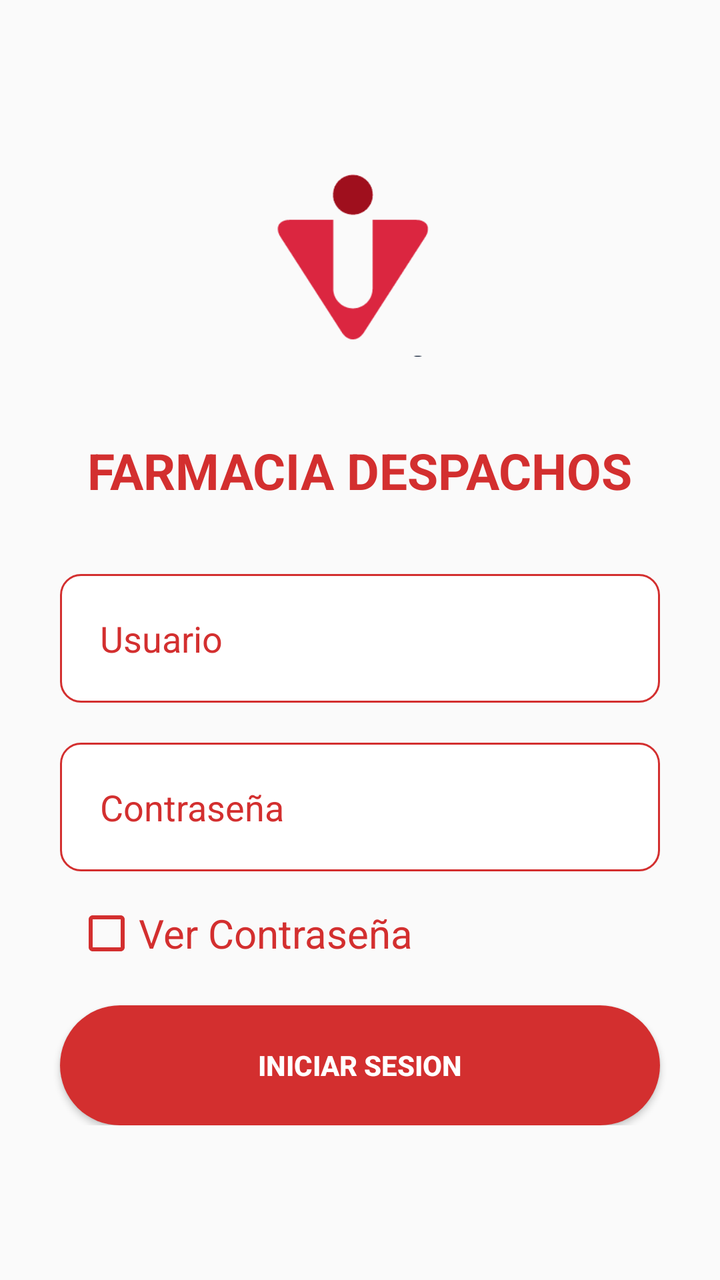
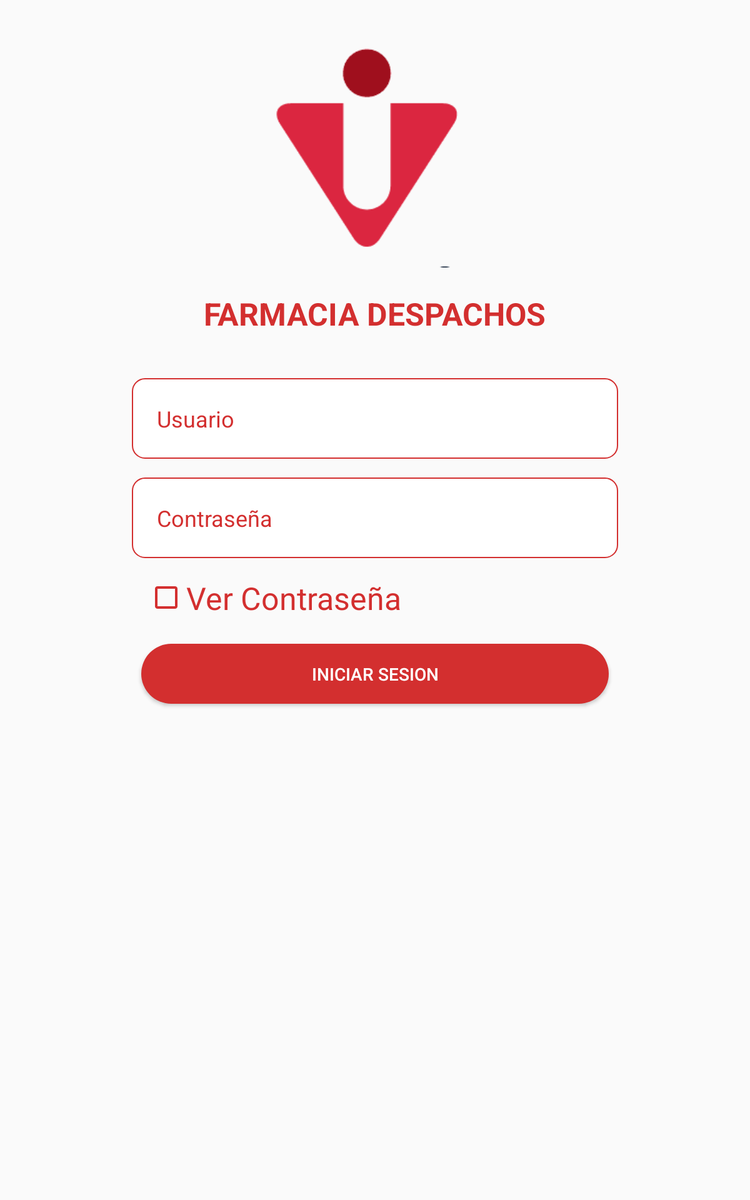

An Android layout and its configuration variant, each rendered on a device that would load it. The default file and the variant file are quoted in full after the pictures.
<!-- AndroidManifest.xml: application theme AppTheme.FullScreen -->
<!-- res/layout/activity_login.xml -->
<?xml version="1.0" encoding="utf-8"?>
<LinearLayout xmlns:android="http://schemas.android.com/apk/res/android"
    xmlns:app="http://schemas.android.com/apk/res-auto"
    android:layout_width="match_parent"
    android:layout_height="match_parent"
    xmlns:tools="http://schemas.android.com/tools"

    android:background="@color/white"
    tools:context=".Pantalla_Login">


    <ScrollView
        android:layout_width="match_parent"
        android:layout_height="match_parent">


        <LinearLayout
            android:layout_width="match_parent"
            android:layout_height="match_parent"
            android:layout_margin="20dp"
            android:orientation="vertical"
            android:layout_gravity="center"
            >

            <ImageView
                android:layout_width="145dp"
                android:layout_height="101dp"
                android:layout_gravity="center"
                android:src="@drawable/iconoveris" />
            <TextView
                android:layout_width="wrap_content"
                android:layout_height="wrap_content"
                android:text="FARMACIA DESPACHOS"
                android:textColor="#D32F2F"
                android:textStyle="bold"
                android:layout_gravity="center"
                android:layout_marginTop="40dp"
                android:textSize="25dp"
                />

            <EditText
                android:id="@+id/edit_user"
                android:layout_width="300dp"
                android:layout_height="wrap_content"
                android:hint="Usuario"
                android:textColorHint="#D32F2F"
                android:layout_gravity="center"
                android:drawableLeft="@drawable/ic_person"
                android:drawablePadding="10dp"
                android:layout_marginTop="35dp"
                android:background="@drawable/edit"
                android:padding="20dp"
                android:inputType="textCapCharacters"
                />


            <EditText
                android:id="@+id/edit_pass"
                android:layout_width="300dp"
                android:layout_height="wrap_content"
                android:inputType="textPassword"
                android:hint="Contraseña"
                android:textColorHint="#D32F2F"
                android:layout_gravity="center"
                android:drawableLeft="@drawable/ic_person"
                android:drawablePadding="10dp"
                android:layout_marginTop="20dp"
                android:background="@drawable/edit"

                android:padding="20dp"
                />


            <CheckBox
                android:id="@+id/ver_contraseña"
                android:layout_width="285dp"
                android:layout_height="wrap_content"
                android:textColor="#D32F2F"
                android:buttonTint="#D32F2F"
                android:layout_gravity="center"
                android:textSize="20dp"
                android:layout_marginTop="15dp"
                android:text="Ver Contraseña" />

            <Button
                android:id="@+id/btn_login"
                android:layout_width="300dp"
                android:layout_height="60dp"
                android:layout_gravity="center"
                android:text="Iniciar Sesion"
                android:textColor="#fff"
                android:textStyle="bold"
                android:layout_marginTop="20dp"
                android:background="@drawable/button"
                />


        </LinearLayout>

    </ScrollView>






</LinearLayout>
<!-- resources referenced by this layout -->
<resources>
  <color name="white">#FAFAFA</color>
  <!-- drawable button (drawable-hdpi) -->
  <?xml version="1.0" encoding="utf-8"?>
  <selector xmlns:android="http://schemas.android.com/apk/res/android">
      <item android:state_pressed="true">
          <shape android:shape="rectangle">
              <solid android:color="@color/colorPurple"></solid>
              <corners android:radius="100dp" />
          </shape>
      </item>
  
      <item>
          <shape android:shape="rectangle">
              <gradient android:endColor="#D32F2F" android:startColor="#D32F2F" />
              <corners android:radius="100dp" />
          </shape>
      </item>
  
  </selector>
  <!-- drawable edit (drawable-hdpi) -->
  <?xml version="1.0" encoding="utf-8"?>
  <shape xmlns:android="http://schemas.android.com/apk/res/android">
      <solid android:color="#fff"/>
          <stroke android:color="#D32F2F"/>
      <stroke android:width="1dp"/>
      <corners android:radius="10dp"/>
  </shape>
  <!-- drawable iconoveris: png bitmap (drawable-xhdpi, 4798 bytes) -->
  <style name="AppTheme.FullScreen">
          <item name="windowActionBar">false</item>
          <item name="windowNoTitle">true</item>
          <item name="android:windowFullscreen">true</item>
          <item name="android:windowContentOverlay">@null</item>
          <item name="android:windowActivityTransitions">true</item>
      </style>
  <color name="colorPurple">#983CFF</color>
</resources>
<!-- res/layout-large/activity_login.xml (the repository's variant of the layout above) -->
<!-- drawn on a 7-inch tablet held upright -->
<?xml version="1.0" encoding="utf-8"?>
<LinearLayout xmlns:android="http://schemas.android.com/apk/res/android"
    xmlns:app="http://schemas.android.com/apk/res-auto"
    android:layout_width="match_parent"
    android:layout_height="match_parent"
    xmlns:tools="http://schemas.android.com/tools"
    tools:context=".Pantalla_Login">

    <LinearLayout
        android:layout_width="match_parent"
        android:layout_height="match_parent"
        android:layout_margin="20dp"
        android:orientation="vertical"
        android:layout_gravity="center"
        >

        <ImageView
            android:layout_width="245dp"
            android:layout_height="194dp"
            android:layout_gravity="center"
            android:src="@drawable/iconoveris" />

        <TextView
            android:layout_width="wrap_content"
            android:layout_height="wrap_content"
            android:text="FARMACIA DESPACHOS"
            android:textColor="#D32F2F"
            android:textStyle="bold"
            android:layout_gravity="center"
            android:layout_marginTop="20dp"
            android:textSize="25dp"
            />

        <EditText
            android:id="@+id/edit_user"
            android:layout_width="389dp"
            android:layout_height="wrap_content"
            android:layout_gravity="center"
            android:layout_marginTop="35dp"
            android:background="@drawable/edit"
            android:drawableLeft="@drawable/ic_person"
            android:drawablePadding="10dp"
            android:hint="Usuario"
            android:inputType="textEmailAddress"
            android:padding="20dp"
            android:textColorHint="#D32F2F" />

        <EditText
            android:id="@+id/edit_pass"
            android:layout_width="389dp"
            android:layout_height="wrap_content"
            android:layout_gravity="center"
            android:layout_marginTop="15dp"
            android:background="@drawable/edit"
            android:drawableLeft="@drawable/ic_person"
            android:drawablePadding="10dp"
            android:hint="Contraseña"
            android:inputType="textPassword"
            android:padding="20dp"
            android:textColorHint="#D32F2F" />

        <CheckBox
            android:id="@+id/ver_contraseña"
            android:layout_width="366dp"
            android:layout_height="wrap_content"
            android:layout_gravity="center"
            android:layout_marginTop="15dp"
            android:buttonTint="#D32F2F"
            android:text="Ver Contraseña"
            android:textColor="#D32F2F"
            android:textSize="25dp" />

        <Button
            android:id="@+id/btn_login"
            android:layout_width="374dp"
            android:layout_height="wrap_content"
            android:layout_gravity="center"
            android:layout_marginTop="20dp"
            android:background="@drawable/button"
            android:text="Iniciar Sesion"
            android:textColor="#fff" />

    </LinearLayout>

</LinearLayout>
<!-- resources referenced by the variant -->
<!-- as a 7-inch tablet held upright resolves them -->
<resources>
  <!-- drawable button (drawable-hdpi) -->
  <?xml version="1.0" encoding="utf-8"?>
  <selector xmlns:android="http://schemas.android.com/apk/res/android">
      <item android:state_pressed="true">
          <shape android:shape="rectangle">
              <solid android:color="@color/colorPurple"></solid>
              <corners android:radius="100dp" />
          </shape>
      </item>
  
      <item>
          <shape android:shape="rectangle">
              <gradient android:endColor="#D32F2F" android:startColor="#D32F2F" />
              <corners android:radius="100dp" />
          </shape>
      </item>
  
  </selector>
  <!-- drawable edit (drawable-hdpi) -->
  <?xml version="1.0" encoding="utf-8"?>
  <shape xmlns:android="http://schemas.android.com/apk/res/android">
      <solid android:color="#fff"/>
          <stroke android:color="#D32F2F"/>
      <stroke android:width="1dp"/>
      <corners android:radius="10dp"/>
  </shape>
  <!-- drawable iconoveris: png bitmap (drawable-xhdpi, 4798 bytes) -->
  <style name="AppTheme.FullScreen">
          <item name="windowActionBar">false</item>
          <item name="windowNoTitle">true</item>
          <item name="android:windowFullscreen">true</item>
          <item name="android:windowContentOverlay">@null</item>
          <item name="android:windowActivityTransitions">true</item>
      </style>
  <color name="colorPurple">#983CFF</color>
</resources>
